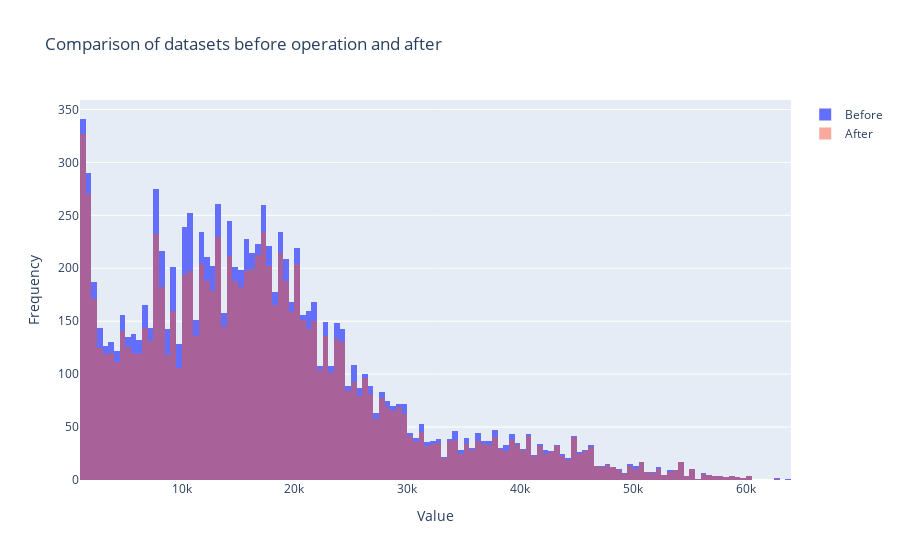

Here is the notebook cell this chart was saved with:
### Code cell
comparison_plot(df, df_inliners)

### Figure 1 — Plotly figure (JSON) as saved in the notebook; plotly's stock layout.template omitted (floating-point values rounded to 4 significant figures; data arrays with more than 128 entries replaced by an {"elided": "..."} marker saying what was removed)
{"data": [{"bingroup": "1", "name": "Before", "type": "histogram", "x": {"elided": "11119 int values"}}, {"bingroup": "1", "name": "After", "opacity": 0.5, "type": "histogram", "x": {"elided": "10007 int values"}}], "layout": {"barmode": "overlay", "hovermode": "x unified", "title": {"text": "Comparison of datasets before operation and after"}, "xaxis": {"title": {"text": "Value"}}, "yaxis": {"title": {"text": "Frequency"}}}}
